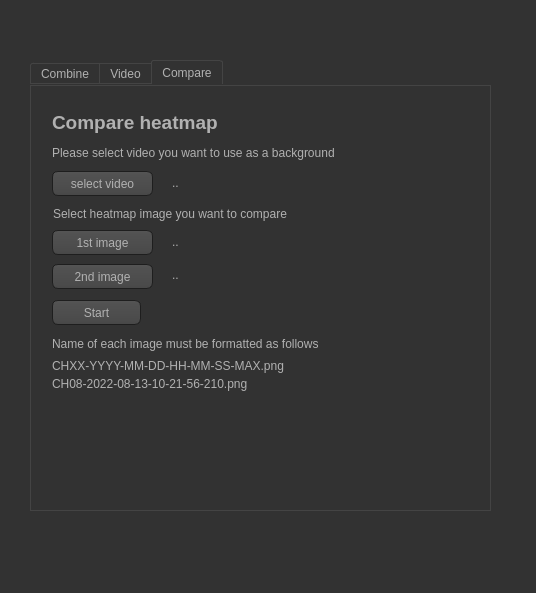
<?xml version="1.0" encoding="UTF-8"?>
<ui version="4.0">
 <class>Formcombine_heatmap</class>
 <widget class="QWidget" name="Formcombine_heatmap">
  <property name="geometry">
   <rect>
    <x>0</x>
    <y>0</y>
    <width>536</width>
    <height>593</height>
   </rect>
  </property>
  <property name="windowTitle">
   <string>Form</string>
  </property>
  <property name="styleSheet">
   <string notr="true">QToolTip
{
     border: 1px solid black;
     background-color: #ffa02f;
     padding: 1px;
     border-radius: 3px;
     opacity: 100;
}

QWidget
{
    color: #b1b1b1;
    background-color: #323232;
}

QWidget:item:hover
{
    background-color: QLinearGradient( x1: 0, y1: 0, x2: 0, y2: 1, stop: 0 #ffa02f, stop: 1 #ca0619);
    color: #000000;
}

QWidget:item:selected
{
    background-color: QLinearGradient( x1: 0, y1: 0, x2: 0, y2: 1, stop: 0 #ffa02f, stop: 1 #d7801a);
}

QMenuBar::item
{
    background: transparent;
}

QMenuBar::item:selected
{
    background: transparent;
    border: 1px solid #ffaa00;
}

QMenuBar::item:pressed
{
    background: #444;
    border: 1px solid #000;
    background-color: QLinearGradient(
        x1:0, y1:0,
        x2:0, y2:1,
        stop:1 #212121,
        stop:0.4 #343434/*,
        stop:0.2 #343434,
        stop:0.1 #ffaa00*/
    );
    margin-bottom:-1px;
    padding-bottom:1px;
}

QMenu
{
    border: 1px solid #000;
}

QMenu::item
{
    padding: 2px 20px 2px 20px;
}

QMenu::item:selected
{
    color: #000000;
}

QWidget:disabled
{
    color: #404040;
    background-color: #323232;
}

QAbstractItemView
{
    background-color: QLinearGradient( x1: 0, y1: 0, x2: 0, y2: 1, stop: 0 #4d4d4d, stop: 0.1 #646464, stop: 1 #5d5d5d);
}

QWidget:focus
{
    /*border: 2px solid QLinearGradient( x1: 0, y1: 0, x2: 0, y2: 1, stop: 0 #ffa02f, stop: 1 #d7801a);*/
}

QLineEdit
{
    background-color: QLinearGradient( x1: 0, y1: 0, x2: 0, y2: 1, stop: 0 #4d4d4d, stop: 0 #646464, stop: 1 #5d5d5d);
    padding: 1px;
    border-style: solid;
    border: 1px solid #1e1e1e;
    border-radius: 5;
}

QPushButton
{
    color: #b1b1b1;
    background-color: QLinearGradient( x1: 0, y1: 0, x2: 0, y2: 1, stop: 0 #565656, stop: 0.1 #525252, stop: 0.5 #4e4e4e, stop: 0.9 #4a4a4a, stop: 1 #464646);
    border-width: 1px;
    border-color: #1e1e1e;
    border-style: solid;
    border-radius: 6;
    padding: 3px;
    font-size: 12px;
    padding-left: 5px;
    padding-right: 5px;
}

QPushButton:pressed
{
    background-color: QLinearGradient( x1: 0, y1: 0, x2: 0, y2: 1, stop: 0 #2d2d2d, stop: 0.1 #2b2b2b, stop: 0.5 #292929, stop: 0.9 #282828, stop: 1 #252525);
}

QComboBox
{
    selection-background-color: #ffaa00;
    background-color: QLinearGradient( x1: 0, y1: 0, x2: 0, y2: 1, stop: 0 #565656, stop: 0.1 #525252, stop: 0.5 #4e4e4e, stop: 0.9 #4a4a4a, stop: 1 #464646);
    border-style: solid;
    border: 1px solid #1e1e1e;
    border-radius: 5;
}

QComboBox:hover,QPushButton:hover
{
    border: 2px solid QLinearGradient( x1: 0, y1: 0, x2: 0, y2: 1, stop: 0 #ffa02f, stop: 1 #d7801a);
}


QComboBox:on
{
    padding-top: 3px;
    padding-left: 4px;
    background-color: QLinearGradient( x1: 0, y1: 0, x2: 0, y2: 1, stop: 0 #2d2d2d, stop: 0.1 #2b2b2b, stop: 0.5 #292929, stop: 0.9 #282828, stop: 1 #252525);
    selection-background-color: #ffaa00;
}

QComboBox QAbstractItemView
{
    border: 2px solid darkgray;
    selection-background-color: QLinearGradient( x1: 0, y1: 0, x2: 0, y2: 1, stop: 0 #ffa02f, stop: 1 #d7801a);
}

QComboBox::drop-down
{
     subcontrol-origin: padding;
     subcontrol-position: top right;
     width: 15px;

     border-left-width: 0px;
     border-left-color: darkgray;
     border-left-style: solid; /* just a single line */
     border-top-right-radius: 3px; /* same radius as the QComboBox */
     border-bottom-right-radius: 3px;
 }

QComboBox::down-arrow
{
     image: url(:/cira_index_heatmap/images/down_arrow.png);
}

QGroupBox:focus
{
border: 2px solid QLinearGradient( x1: 0, y1: 0, x2: 0, y2: 1, stop: 0 #ffa02f, stop: 1 #d7801a);
}

QTextEdit:focus
{
    border: 2px solid QLinearGradient( x1: 0, y1: 0, x2: 0, y2: 1, stop: 0 #ffa02f, stop: 1 #d7801a);
}

QScrollBar:horizontal {
     border: 1px solid #222222;
     background: QLinearGradient( x1: 0, y1: 0, x2: 0, y2: 1, stop: 0.0 #121212, stop: 0.2 #282828, stop: 1 #484848);
     height: 7px;
     margin: 0px 16px 0 16px;
}

QScrollBar::handle:horizontal
{
      background: QLinearGradient( x1: 0, y1: 0, x2: 1, y2: 0, stop: 0 #ffa02f, stop: 0.5 #d7801a, stop: 1 #ffa02f);
      min-height: 20px;
      border-radius: 2px;
}

QScrollBar::add-line:horizontal {
      border: 1px solid #1b1b19;
      border-radius: 2px;
      background: QLinearGradient( x1: 0, y1: 0, x2: 1, y2: 0, stop: 0 #ffa02f, stop: 1 #d7801a);
      width: 14px;
      subcontrol-position: right;
      subcontrol-origin: margin;
}

QScrollBar::sub-line:horizontal {
      border: 1px solid #1b1b19;
      border-radius: 2px;
      background: QLinearGradient( x1: 0, y1: 0, x2: 1, y2: 0, stop: 0 #ffa02f, stop: 1 #d7801a);
      width: 14px;
     subcontrol-position: left;
     subcontrol-origin: margin;
}

QScrollBar::right-arrow:horizontal, QScrollBar::left-arrow:horizontal
{
      border: 1px solid black;
      width: 1px;
      height: 1px;
      background: white;
}

QScrollBar::add-page:horizontal, QScrollBar::sub-page:horizontal
{
      background: none;
}

QScrollBar:vertical
{
      background: QLinearGradient( x1: 0, y1: 0, x2: 1, y2: 0, stop: 0.0 #121212, stop: 0.2 #282828, stop: 1 #484848);
      width: 7px;
      margin: 16px 0 16px 0;
      border: 1px solid #222222;
}

QScrollBar::handle:vertical
{
      background: QLinearGradient( x1: 0, y1: 0, x2: 0, y2: 1, stop: 0 #ffa02f, stop: 0.5 #d7801a, stop: 1 #ffa02f);
      min-height: 20px;
      border-radius: 2px;
}

QScrollBar::add-line:vertical
{
      border: 1px solid #1b1b19;
      border-radius: 2px;
      background: QLinearGradient( x1: 0, y1: 0, x2: 0, y2: 1, stop: 0 #ffa02f, stop: 1 #d7801a);
      height: 14px;
      subcontrol-position: bottom;
      subcontrol-origin: margin;
}

QScrollBar::sub-line:vertical
{
      border: 1px solid #1b1b19;
      border-radius: 2px;
      background: QLinearGradient( x1: 0, y1: 0, x2: 0, y2: 1, stop: 0 #d7801a, stop: 1 #ffa02f);
      height: 14px;
      subcontrol-position: top;
      subcontrol-origin: margin;
}

QScrollBar::up-arrow:vertical, QScrollBar::down-arrow:vertical
{
      border: 1px solid black;
      width: 1px;
      height: 1px;
      background: white;
}


QScrollBar::add-page:vertical, QScrollBar::sub-page:vertical
{
      background: none;
}

QTextEdit
{
    background-color: #242424;
}

QPlainTextEdit
{
    background-color: #242424;
}

QHeaderView::section
{
    background-color: QLinearGradient(x1:0, y1:0, x2:0, y2:1, stop:0 #616161, stop: 0.5 #505050, stop: 0.6 #434343, stop:1 #656565);
    color: white;
    padding-left: 4px;
    border: 1px solid #6c6c6c;
}

QCheckBox:disabled
{
color: #414141;
}

QDockWidget::title
{
    text-align: center;
    spacing: 3px; /* spacing between items in the tool bar */
    background-color: QLinearGradient(x1:0, y1:0, x2:0, y2:1, stop:0 #323232, stop: 0.5 #242424, stop:1 #323232);
}

QDockWidget::close-button, QDockWidget::float-button
{
    text-align: center;
    spacing: 1px; /* spacing between items in the tool bar */
    background-color: QLinearGradient(x1:0, y1:0, x2:0, y2:1, stop:0 #323232, stop: 0.5 #242424, stop:1 #323232);
}

QDockWidget::close-button:hover, QDockWidget::float-button:hover
{
    background: #242424;
}

QDockWidget::close-button:pressed, QDockWidget::float-button:pressed
{
    padding: 1px -1px -1px 1px;
}

QMainWindow::separator
{
    background-color: QLinearGradient(x1:0, y1:0, x2:0, y2:1, stop:0 #161616, stop: 0.5 #151515, stop: 0.6 #212121, stop:1 #343434);
    color: white;
    padding-left: 4px;
    border: 1px solid #4c4c4c;
    spacing: 3px; /* spacing between items in the tool bar */
}

QMainWindow::separator:hover
{

    background-color: QLinearGradient(x1:0, y1:0, x2:0, y2:1, stop:0 #d7801a, stop:0.5 #b56c17 stop:1 #ffa02f);
    color: white;
    padding-left: 4px;
    border: 1px solid #6c6c6c;
    spacing: 3px; /* spacing between items in the tool bar */
}

QToolBar::handle
{
     spacing: 3px; /* spacing between items in the tool bar */
     background: url(:/cira_index_heatmap/images/handle.png);
}

QMenu::separator
{
    height: 2px;
    background-color: QLinearGradient(x1:0, y1:0, x2:0, y2:1, stop:0 #161616, stop: 0.5 #151515, stop: 0.6 #212121, stop:1 #343434);
    color: white;
    padding-left: 4px;
    margin-left: 10px;
    margin-right: 5px;
}

QProgressBar
{
    border: 2px solid grey;
    border-radius: 5px;
    text-align: center;
}

QProgressBar::chunk
{
    background-color: #d7801a;
    width: 2.15px;
    margin: 0.5px;
}

QTabBar::tab {
    color: #b1b1b1;
    border: 1px solid #444;
    border-bottom-style: none;
    background-color: #323232;
    padding-left: 10px;
    padding-right: 10px;
    padding-top: 3px;
    padding-bottom: 2px;
    margin-right: -1px;
}

QTabWidget::pane {
    border: 1px solid #444;
    top: 1px;
}

QTabBar::tab:last
{
    margin-right: 0; /* the last selected tab has nothing to overlap with on the right */
    border-top-right-radius: 3px;
}

QTabBar::tab:first:!selected
{
 margin-left: 0px; /* the last selected tab has nothing to overlap with on the right */


    border-top-left-radius: 3px;
}

QTabBar::tab:!selected
{
    color: #b1b1b1;
    border-bottom-style: solid;
    margin-top: 3px;
    background-color: QLinearGradient(x1:0, y1:0, x2:0, y2:1, stop:1 #212121, stop:.4 #343434);
}

QTabBar::tab:selected
{
    border-top-left-radius: 3px;
    border-top-right-radius: 3px;
    margin-bottom: 0px;
}

QTabBar::tab:!selected:hover
{
    /*border-top: 2px solid #ffaa00;
    padding-bottom: 3px;*/
    border-top-left-radius: 3px;
    border-top-right-radius: 3px;
    background-color: QLinearGradient(x1:0, y1:0, x2:0, y2:1, stop:1 #212121, stop:0.4 #343434, stop:0.2 #343434, stop:0.1 #ffaa00);
}

QRadioButton::indicator:checked, QRadioButton::indicator:unchecked{
    color: #b1b1b1;
    background-color: #323232;
    border: 1px solid #b1b1b1;
    border-radius: 6px;
}

QRadioButton::indicator:checked
{
    background-color: qradialgradient(
        cx: 0.5, cy: 0.5,
        fx: 0.5, fy: 0.5,
        radius: 1.0,
        stop: 0.25 #ffaa00,
        stop: 0.3 #323232
    );
}

QCheckBox::indicator{
    color: #b1b1b1;
    background-color: #323232;
    border: 1px solid #b1b1b1;
    width: 9px;
    height: 9px;
}

QRadioButton::indicator
{
    border-radius: 6px;
}

QCheckBox::indicator:checked
{
    image:url(:/cira_index_heatmap/images/checkbox.png);
}

QRadioButton::indicator:hover, QCheckBox::indicator:hover
{
    border: 1px solid #ffaa00;
}

QCheckBox::indicator:disabled, QRadioButton::indicator:disabled
{
    border: 1px solid #444;
}</string>
  </property>
  <widget class="QLabel" name="label_nodeStatus">
   <property name="geometry">
    <rect>
     <x>558</x>
     <y>1</y>
     <width>21</width>
     <height>16</height>
    </rect>
   </property>
   <property name="text">
    <string/>
   </property>
   <property name="pixmap">
    <pixmap resource="../../../resources/cira_index_heatmap_icon.qrc">:/cira_index_heatmap/icon/red_led.png</pixmap>
   </property>
   <property name="scaledContents">
    <bool>true</bool>
   </property>
  </widget>
  <widget class="QPushButton" name="pushButton_nodeEnable">
   <property name="geometry">
    <rect>
     <x>1</x>
     <y>-5</y>
     <width>25</width>
     <height>25</height>
    </rect>
   </property>
   <property name="focusPolicy">
    <enum>Qt::NoFocus</enum>
   </property>
   <property name="styleSheet">
    <string notr="true">#pushButton_nodeEnable {
background-color: transparent;
border-image: url(:/cira_index_heatmap/icon/node_disable.png);
background: none;
border: none;
background-repeat: none;
}</string>
   </property>
   <property name="text">
    <string/>
   </property>
  </widget>
  <widget class="QPushButton" name="pushButton_prop">
   <property name="geometry">
    <rect>
     <x>560</x>
     <y>18</y>
     <width>21</width>
     <height>21</height>
    </rect>
   </property>
   <property name="font">
    <font>
     <pointsize>-1</pointsize>
    </font>
   </property>
   <property name="focusPolicy">
    <enum>Qt::NoFocus</enum>
   </property>
   <property name="styleSheet">
    <string notr="true">#pushButton_prop{
background-color: transparent;
border-image: url(:/cira_index_heatmap/icon/node_setting.png);
background: none;
border: none;
background-repeat: none;
}
</string>
   </property>
   <property name="text">
    <string/>
   </property>
  </widget>
  <widget class="QLabel" name="label">
   <property name="geometry">
    <rect>
     <x>14</x>
     <y>20</y>
     <width>31</width>
     <height>21</height>
    </rect>
   </property>
   <property name="text">
    <string/>
   </property>
  </widget>
  <widget class="QTabWidget" name="tabWidget">
   <property name="geometry">
    <rect>
     <x>30</x>
     <y>60</y>
     <width>461</width>
     <height>451</height>
    </rect>
   </property>
   <property name="currentIndex">
    <number>2</number>
   </property>
   <widget class="QWidget" name="tab_combine_heatmap">
    <attribute name="title">
     <string>Combine</string>
    </attribute>
    <widget class="QPushButton" name="pushButton_combine_heatmap_select_folder">
     <property name="geometry">
      <rect>
       <x>20</x>
       <y>106</y>
       <width>101</width>
       <height>25</height>
      </rect>
     </property>
     <property name="text">
      <string>select folder</string>
     </property>
    </widget>
    <widget class="QLabel" name="label_4">
     <property name="geometry">
      <rect>
       <x>22</x>
       <y>81</y>
       <width>351</width>
       <height>17</height>
      </rect>
     </property>
     <property name="text">
      <string>There must be only heatmap images in the folder</string>
     </property>
    </widget>
    <widget class="QLabel" name="label_2">
     <property name="geometry">
      <rect>
       <x>22</x>
       <y>59</y>
       <width>321</width>
       <height>17</height>
      </rect>
     </property>
     <property name="text">
      <string>Please select folder you would like to combine</string>
     </property>
    </widget>
    <widget class="QLabel" name="label_3">
     <property name="geometry">
      <rect>
       <x>21</x>
       <y>18</y>
       <width>201</width>
       <height>41</height>
      </rect>
     </property>
     <property name="text">
      <string>&lt;html&gt;&lt;head/&gt;&lt;body&gt;&lt;p&gt;&lt;span style=&quot; font-size:14pt; font-weight:600;&quot;&gt;Combine heatmap&lt;/span&gt;&lt;/p&gt;&lt;/body&gt;&lt;/html&gt;</string>
     </property>
    </widget>
    <widget class="QLabel" name="label_combine_heatmap_select_folder_path">
     <property name="geometry">
      <rect>
       <x>150</x>
       <y>108</y>
       <width>381</width>
       <height>17</height>
      </rect>
     </property>
     <property name="text">
      <string>..</string>
     </property>
    </widget>
    <widget class="QPushButton" name="pushButton_combine_heatmap_start">
     <property name="geometry">
      <rect>
       <x>20</x>
       <y>141</y>
       <width>89</width>
       <height>25</height>
      </rect>
     </property>
     <property name="text">
      <string>Start</string>
     </property>
    </widget>
    <widget class="QLabel" name="label_14">
     <property name="geometry">
      <rect>
       <x>20</x>
       <y>176</y>
       <width>351</width>
       <height>17</height>
      </rect>
     </property>
     <property name="text">
      <string>Name of each image must be formatted as follows</string>
     </property>
    </widget>
    <widget class="QLabel" name="label_15">
     <property name="geometry">
      <rect>
       <x>20</x>
       <y>197</y>
       <width>351</width>
       <height>17</height>
      </rect>
     </property>
     <property name="text">
      <string>CHXX-YYYY-MM-DD-HH-MM-SS-MAX.png</string>
     </property>
    </widget>
    <widget class="QLabel" name="label_16">
     <property name="geometry">
      <rect>
       <x>20</x>
       <y>216</y>
       <width>351</width>
       <height>17</height>
      </rect>
     </property>
     <property name="text">
      <string>CH08-2022-08-13-10-21-56-210.png</string>
     </property>
    </widget>
   </widget>
   <widget class="QWidget" name="tab_video_heatmap">
    <attribute name="title">
     <string>Video</string>
    </attribute>
    <widget class="QPushButton" name="pushButton_video_heatmap_select_image">
     <property name="geometry">
      <rect>
       <x>23</x>
       <y>146</y>
       <width>101</width>
       <height>25</height>
      </rect>
     </property>
     <property name="text">
      <string>select image</string>
     </property>
    </widget>
    <widget class="QLabel" name="label_video_heatmap_select_image_path">
     <property name="geometry">
      <rect>
       <x>143</x>
       <y>149</y>
       <width>381</width>
       <height>17</height>
      </rect>
     </property>
     <property name="text">
      <string>..</string>
     </property>
    </widget>
    <widget class="QPushButton" name="pushButton_video_heatmap_select_video">
     <property name="geometry">
      <rect>
       <x>23</x>
       <y>86</y>
       <width>101</width>
       <height>25</height>
      </rect>
     </property>
     <property name="text">
      <string>select video</string>
     </property>
    </widget>
    <widget class="QLabel" name="label_7">
     <property name="geometry">
      <rect>
       <x>24</x>
       <y>122</y>
       <width>401</width>
       <height>17</height>
      </rect>
     </property>
     <property name="text">
      <string>Then select heatmap image</string>
     </property>
    </widget>
    <widget class="QLabel" name="label_6">
     <property name="geometry">
      <rect>
       <x>23</x>
       <y>59</y>
       <width>401</width>
       <height>17</height>
      </rect>
     </property>
     <property name="text">
      <string>Please select video you want to use as a background</string>
     </property>
    </widget>
    <widget class="QPushButton" name="pushButton_video_heatmap_start">
     <property name="geometry">
      <rect>
       <x>23</x>
       <y>183</y>
       <width>89</width>
       <height>25</height>
      </rect>
     </property>
     <property name="text">
      <string>Start</string>
     </property>
    </widget>
    <widget class="QLabel" name="label_video_heatmap_select_video_path">
     <property name="geometry">
      <rect>
       <x>143</x>
       <y>89</y>
       <width>381</width>
       <height>17</height>
      </rect>
     </property>
     <property name="text">
      <string>..</string>
     </property>
    </widget>
    <widget class="QLabel" name="label_5">
     <property name="geometry">
      <rect>
       <x>23</x>
       <y>18</y>
       <width>201</width>
       <height>41</height>
      </rect>
     </property>
     <property name="text">
      <string>&lt;html&gt;&lt;head/&gt;&lt;body&gt;&lt;p&gt;&lt;span style=&quot; font-size:14pt; font-weight:600;&quot;&gt;Video heatmap&lt;/span&gt;&lt;/p&gt;&lt;/body&gt;&lt;/html&gt;</string>
     </property>
    </widget>
   </widget>
   <widget class="QWidget" name="tab_compare_heatmap">
    <attribute name="title">
     <string>Compare</string>
    </attribute>
    <widget class="QLabel" name="label_compare_heatmap_select_image_path_1">
     <property name="geometry">
      <rect>
       <x>141</x>
       <y>147</y>
       <width>381</width>
       <height>17</height>
      </rect>
     </property>
     <property name="text">
      <string>..</string>
     </property>
    </widget>
    <widget class="QLabel" name="label_compare_heatmap_select_image_path_2">
     <property name="geometry">
      <rect>
       <x>141</x>
       <y>180</y>
       <width>381</width>
       <height>17</height>
      </rect>
     </property>
     <property name="text">
      <string>..</string>
     </property>
    </widget>
    <widget class="QLabel" name="label_9">
     <property name="geometry">
      <rect>
       <x>21</x>
       <y>16</y>
       <width>201</width>
       <height>41</height>
      </rect>
     </property>
     <property name="text">
      <string>&lt;html&gt;&lt;head/&gt;&lt;body&gt;&lt;p&gt;&lt;span style=&quot; font-size:14pt; font-weight:600;&quot;&gt;Compare heatmap&lt;/span&gt;&lt;/p&gt;&lt;/body&gt;&lt;/html&gt;</string>
     </property>
    </widget>
    <widget class="QLabel" name="label_11">
     <property name="geometry">
      <rect>
       <x>22</x>
       <y>119</y>
       <width>401</width>
       <height>17</height>
      </rect>
     </property>
     <property name="text">
      <string>Select heatmap image you want to compare</string>
     </property>
    </widget>
    <widget class="QPushButton" name="pushButton_compare_heatmap_select_video">
     <property name="geometry">
      <rect>
       <x>21</x>
       <y>85</y>
       <width>101</width>
       <height>25</height>
      </rect>
     </property>
     <property name="text">
      <string>select video</string>
     </property>
    </widget>
    <widget class="QPushButton" name="pushButton_compare_heatmap_select_image_1">
     <property name="geometry">
      <rect>
       <x>21</x>
       <y>144</y>
       <width>101</width>
       <height>25</height>
      </rect>
     </property>
     <property name="text">
      <string>1st image</string>
     </property>
    </widget>
    <widget class="QLabel" name="label_13">
     <property name="geometry">
      <rect>
       <x>21</x>
       <y>289</y>
       <width>351</width>
       <height>17</height>
      </rect>
     </property>
     <property name="text">
      <string>CH08-2022-08-13-10-21-56-210.png</string>
     </property>
    </widget>
    <widget class="QPushButton" name="pushButton_compare_heatmap_select_image_2">
     <property name="geometry">
      <rect>
       <x>21</x>
       <y>178</y>
       <width>101</width>
       <height>25</height>
      </rect>
     </property>
     <property name="text">
      <string>2nd image</string>
     </property>
    </widget>
    <widget class="QLabel" name="label_compare_heatmap_select_video_patah">
     <property name="geometry">
      <rect>
       <x>141</x>
       <y>88</y>
       <width>381</width>
       <height>17</height>
      </rect>
     </property>
     <property name="text">
      <string>..</string>
     </property>
    </widget>
    <widget class="QPushButton" name="pushButton_compare_heatmap_start">
     <property name="geometry">
      <rect>
       <x>21</x>
       <y>214</y>
       <width>89</width>
       <height>25</height>
      </rect>
     </property>
     <property name="text">
      <string>Start</string>
     </property>
    </widget>
    <widget class="QLabel" name="label_8">
     <property name="geometry">
      <rect>
       <x>21</x>
       <y>249</y>
       <width>351</width>
       <height>17</height>
      </rect>
     </property>
     <property name="text">
      <string>Name of each image must be formatted as follows</string>
     </property>
    </widget>
    <widget class="QLabel" name="label_10">
     <property name="geometry">
      <rect>
       <x>21</x>
       <y>58</y>
       <width>401</width>
       <height>17</height>
      </rect>
     </property>
     <property name="text">
      <string>Please select video you want to use as a background</string>
     </property>
    </widget>
    <widget class="QLabel" name="label_12">
     <property name="geometry">
      <rect>
       <x>21</x>
       <y>271</y>
       <width>351</width>
       <height>17</height>
      </rect>
     </property>
     <property name="text">
      <string>CHXX-YYYY-MM-DD-HH-MM-SS-MAX.png</string>
     </property>
    </widget>
   </widget>
  </widget>
 </widget>
 <resources>
  <include location="../../../resources/cira_index_heatmap_icon.qrc"/>
 </resources>
 <connections/>
</ui>
